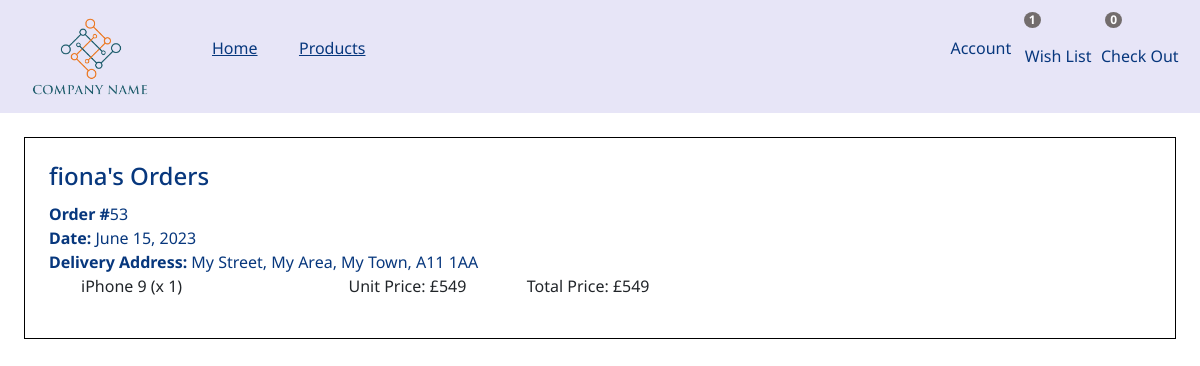
The app's page /showOrders (signed in), older data.
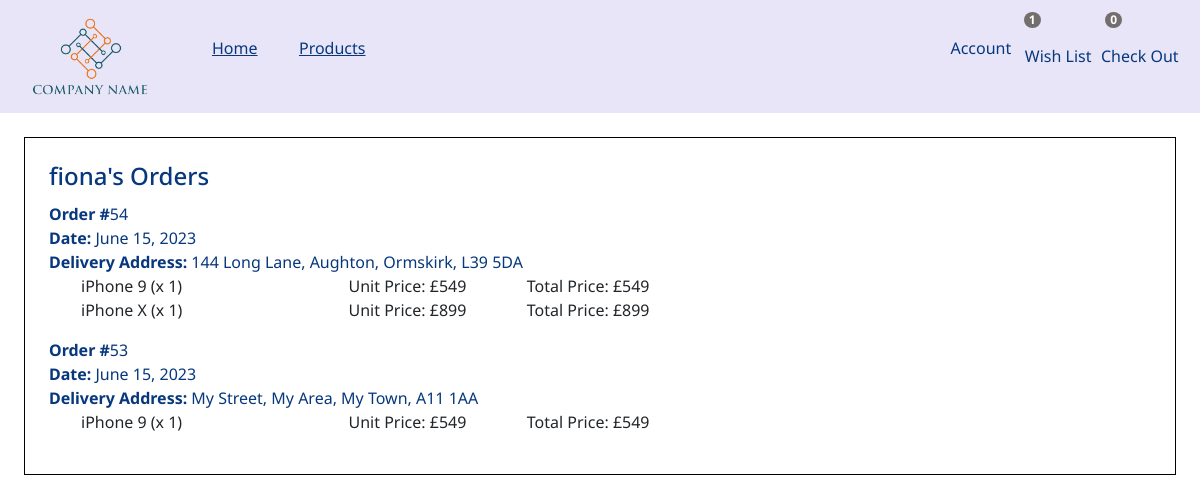
The same page, newer data.
### order/models.py (models this page shows, shortened)
class Order(models.Model):
    profile = models.ForeignKey(Profile, on_delete = models.CASCADE )
    address = models.ForeignKey(Address, on_delete=models.CASCADE)
    productsets = models.ManyToManyField(ProductSet)
    date = models.DateField(default = date.today())

### address/models.py (models this page shows)
class Address(models.Model):
    profile = models.ForeignKey(Profile, on_delete = models.CASCADE )
    line1 = models.CharField(max_length=100)
    line2= models.CharField(max_length=100)
    city = models.CharField(max_length=100)
    postal_code = models.CharField(max_length=100)
    def __str__(self):
        return self.line1+", "+self.line2+", "+self.city+", "+self.postal_code

### profiles/models.py (models this page shows, shortened)
class ProductSet(models.Model):
    user = models.ForeignKey(User, on_delete = models.CASCADE )
    product = models.ForeignKey(Product, on_delete = models.CASCADE)
    quantity = models.PositiveIntegerField(default=1)
    message = models.BooleanField(default=False)
    def getTotalCost(self):
        return self.product.price * self.quantity

### store/models.py (models this page shows, shortened)
class Product(models.Model):
    CATEGORIES = (
        ('Smartphone', 'Smartphone'),
        ('Laptop', 'Laptop'),
    )
    BRANDS = (
        ('Apple', 'Apple'),
        ('Samsung', 'Samsung'),
        ('OPPO', 'OPPO'),
        ('Huawei', 'Huawei'),
        ('Microsoft', 'Microsoft'),
        ('Infinix', 'Infinix'),
        ('HP', 'HP'),
    )
    id = models.IntegerField(primary_key=True, unique=True)
    title = models.CharField(max_length=100)
    description = models.TextField()
    price = models.PositiveIntegerField()
    thumbnail = models.CharField(max_length=100)
    brand = models.CharField(max_length=100, choices=BRANDS)
    category = models.CharField(max_length=100, choices=CATEGORIES)
    rating = models.FloatField()
    stock = models.PositiveIntegerField()
    discount = models.FloatField()
    class Meta:
        ordering = ["id"]

### store/views.py (the view)
# urls.py: path('showOrders', views.showOrders, name='showOrders'),
def showOrders(request):
    profile = Profile.objects.get(user = request.user)
    orders = Order.objects.filter(profile = profile).order_by('-id')
    username = request.user.username
    context = {'profile':profile, 'orders':orders, 'username':username}
    return render(request, "showOrders.html", context)

### store/templates/showOrders.html (shortened to what this page needs)
{% extends 'base.html' %}
{% load static %}
{% load icons %}
{% load bootstrap5 %}
{% block css %}
    <link href="{% static 'styles/base.css' %}" rel="stylesheet" >
    <link href="{% static 'styles/showOrders.css' %}" rel="stylesheet">
{% endblock %}
{% block content %}
    <div class=order-container>
        <h4 >{{username}}'s Orders</h4>
        <div>
            {% for order in orders %}
            <p><strong>Order #</strong>{{order.id}}</p>
            <p><strong>Date: </strong>{{order.date}}</p>
            <p><strong>Delivery Address: </strong>{{order.address}}</p>
            <ul class="order-items">
                {% for productset in order.productsets.all %}
                    <li>
                      <span>{{ productset.product.title }} (x {{ productset.quantity }})</span><span>Unit Price: £{{productset.product.price}}</span><span>Total Price: £{{productset.getTotalCost}}</span>
                    </li>
                {% endfor %}
            </ul>
            {% endfor %}
        </div>
    </div>
{% endblock %}

Row changes from the older to the newer data that the page shows:
added Order: id "54", date "June 15, 2023", address "144 Long Lane, Aughton, Ormskirk, L39 5DA", ProductSet (product "iPhone 9", quantity "1", product.price "549", getTotalCost "549")
added ProductSet: product "iPhone X", quantity "1", product.price "899", getTotalCost "899", shown under "54"
